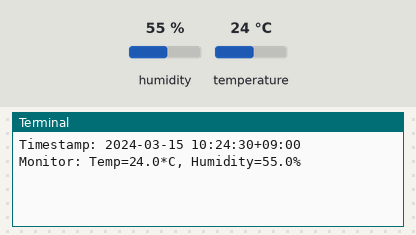
Bench run of a program on a simulated Raspberry Pi (BCM pin numbers). Shown: the last lines printed to the terminal. Inputs (shaded band) come from the test bench; at power-on: humidity 55 %, temperature 24 °C. The clock reads 2024-03-15 10:24:30 at power-on unless the program sets it; no MQTT or app messages arrive unless stated.

Above: at 1.2 s.
1.3 s: humidity set to 22 %
At 3.1 s:
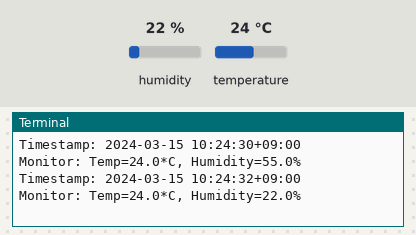
3.4 s: temperature set to 12 °C
At 4.5 s:
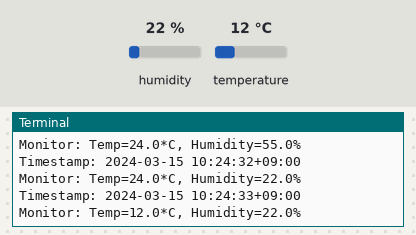
5.5 s: humidity set to 40 %
At 7.6 s:
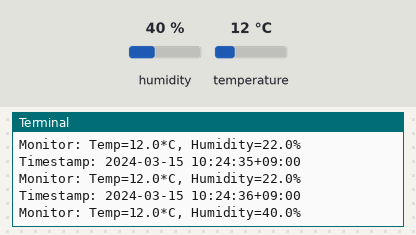
Timing chart, 0 to 9.1 s (numbered marks = the images above; inputs shaded):
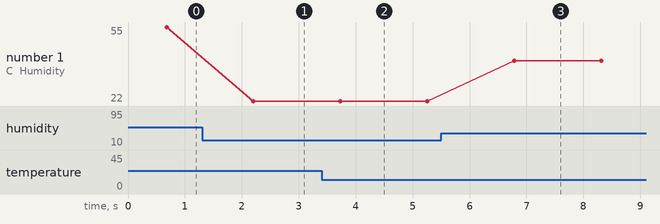

Measured:
- after the input at 1.3 s, the terminal: prints a new line after 0.90 s (image 1)
- after the input at 3.4 s, the terminal: prints a new line after 0.33 s (image 2)
- after the input at 5.5 s, the terminal: prints a new line after 1.3 s (image 3)
- plotted number 1: 55 → 22 after the input at 1.3 s, 22 → 40 after the input at 5.5 s

The program:

rpi_mqtt.py
```python
import os
import Adafruit_DHT as dht
import time
import datetime
import paho.mqtt.client as mqtt


MAX_ITER = 30
broker_address = os.environ.get('BROKER','172.20.10.4')
broker_port = 1883 # Default MQTT port

#selected_sensor = dht.DHT11
selected_sensor = dht.DHT11

if os.uname()[4].startswith("aarch64"):
    DHT_PIN = 4
else:
    raise Exception("Unsupported platform")

# Create a MQTT client
client = mqtt.Client()

# Connect to the MQTT broker
client.connect(broker_address, broker_port)

tz = datetime.timezone(datetime.timedelta(hours=9))


while MAX_ITER > 0:
    humidity, temperature = dht.read_retry(selected_sensor, DHT_PIN)
    if humidity is not None and temperature is not None:
        print("Timestamp: " + str(datetime.datetime.now(tz=tz).replace(microsecond=0)))
        client.publish("/data/raspberrypi4", str(temperature)+ "/" + str(humidity))
        print("Monitor: Temp={0:0.1f}*C, Humidity={1:0.1f}%".format(temperature,humidity))
        MAX_ITER = MAX_ITER - 1
    else:
        print("Monitor: Failed to retrieve sensor data..")

    time.sleep(1)


client.disconnect()
```
